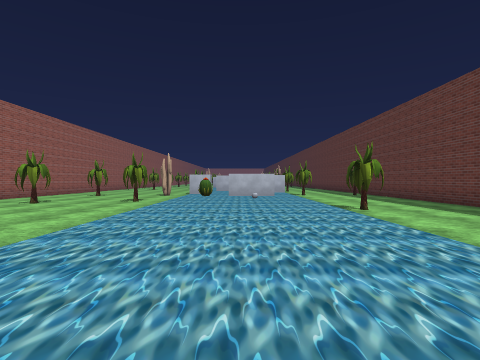
View 1 (above)

17 first-person views from a walk through a scene from a Unity 3-D project. The camera is 1.4 m above the floor, looks level and sees 80° across. The floor is counted in squares, 2 m on a side. Each view is taken from the middle of a square. On the plan, view 1 faces up. The plan holds only what a view shows up to about 10 squares ahead; the rest is blank. The place goes on beyond the plan. The player character is not drawn. Some animated figures are not drawn. Some surface patterns are stand-ins.

View 2
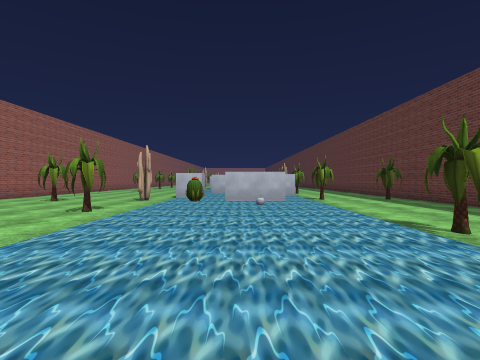

View 3
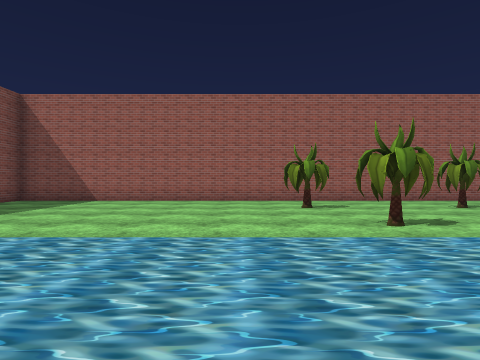

View 4
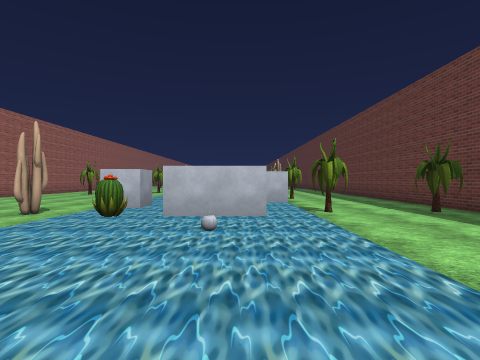

View 5
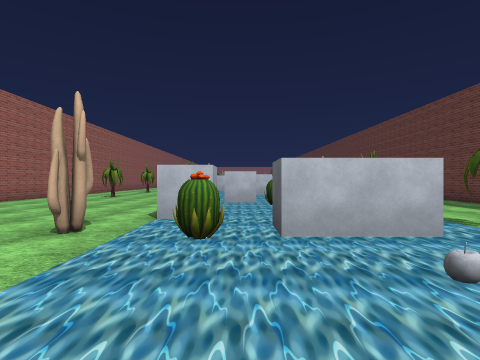

View 6
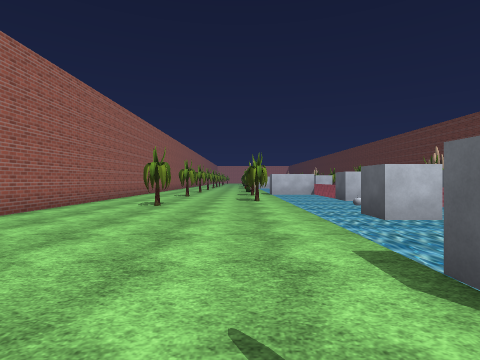

View 7
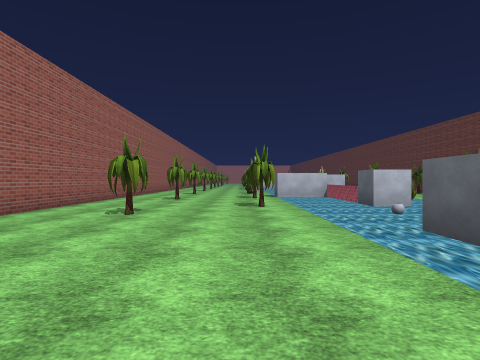

View 8
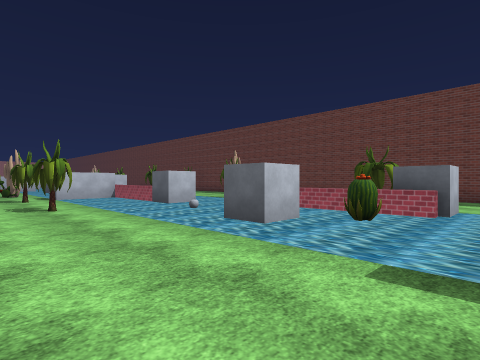

View 9
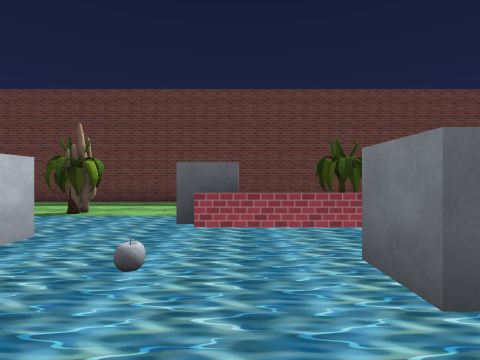

View 10
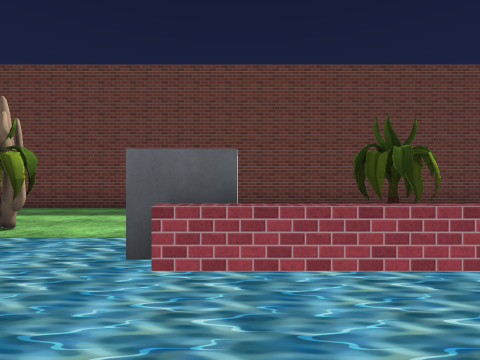

View 11
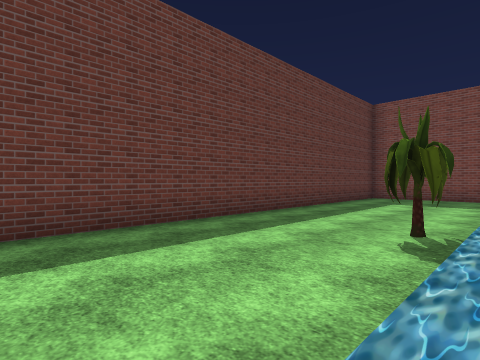

View 12
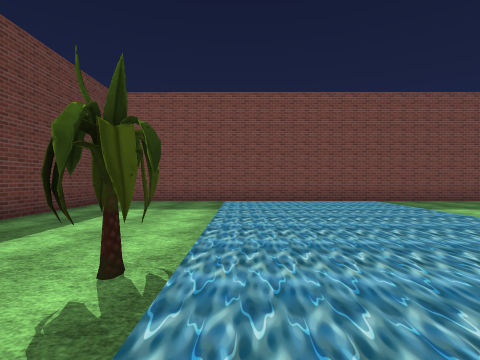

View 13
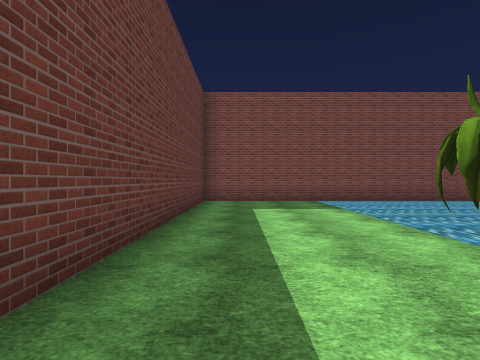

View 14
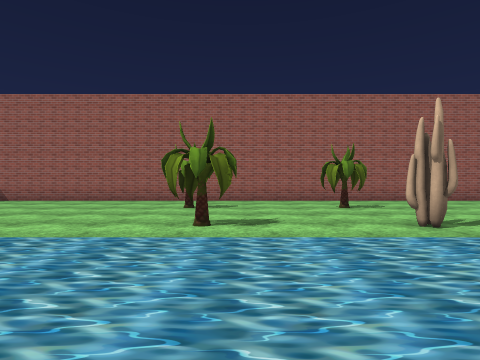

View 15
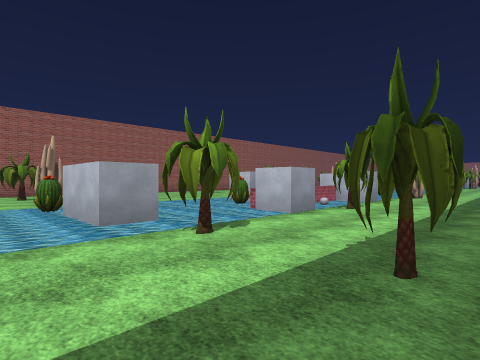

View 16
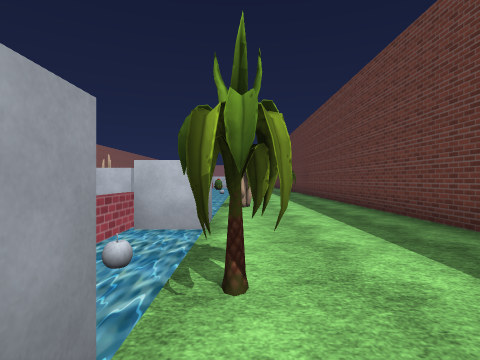

View 17
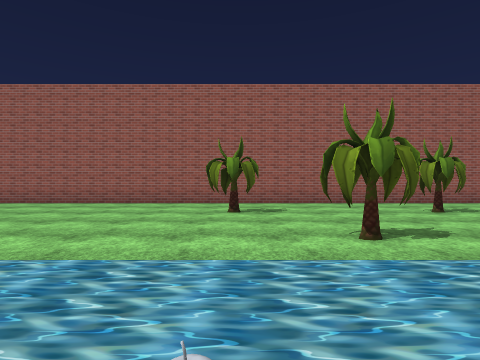

### Floor plan
Points are (right, up) in squares from view 1. A wall is a line through its corners. A room is listed if a view was taken in it or the views show most of it. See-through windows are left out.
Room 1 (views 1, 2, 3, 4, 5, 6, 7, 8, 9, 10, 11, 12, 13, 14, 15, 16, 17)
walls: (1.5, 13.5) (1.5, 12.5) (-0.5, 12.5) (-0.5, 13.5); (-1.5, 15.1) (-1.5, 14.1) (-2.5, 14.1); (-0.4, 18) (-1.5, 18) (-1.5, 18.9) (-0.4, 18.9); (2.5, 17) (2.5, 16) (1.5, 16) (1.5, 17); (2.5, 20.9) (2.5, 20) (1.5, 20) (1.5, 21); (0.6, 22.5) (-0.5, 22.5) (-0.5, 25); (-6, -0.5) (6.2, -0.5) (6.2, 25.5); (-8.7, 25.5) (-8.7, -0.5) (-7.8, -0.5)
low walls: (1.2, 16.1) (1.2, 17.2); (1.2, 17.8) (1.2, 20.8); (1.5, 20) (1.5, 18.8)
objects: cactus (-6, 8) to (-6, 9); cactus (-6, 12) to (-6, 13); cactus (-6, 21); cactus (-6, 25); cactus (-3, 9) to (-3, 10); cactus (-3, 13); cactus (-3, 22) to (-3, 23); other object (-3, 25); cactus (-1, 12); apple (-1, 21); cactus (0, 17); apple (1, 11); apple (2, 18); other object (2, 24); cactus (3, 7); cactus (3, 13) to (3, 14); cactus (3, 18); cactus (3, 23) to (3, 24); cactus (5, 13)

Positions as (right, up) in squares from view 1, and headings:
1: (0, 0), facing up
2: (0, 3), facing up
3: (1, 7), facing left
4: (1, 7), facing up
5: (-1, 9), facing up
6: (-4, 13), facing up
7: (-4, 15), facing up
8: (-5, 15), facing up-right
9: (-3, 20), facing right
10: (-1, 20), facing right
11: (2, 11), facing down-right
12: (2, 9), facing down
13: (5, 9), facing down
14: (1, 10), facing left
15: (6, 11), facing up-left
16: (3, 16), facing up
17: (0, 21), facing left
